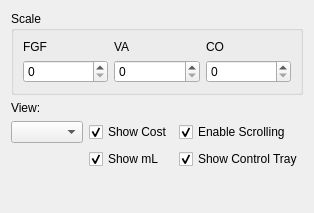
<?xml version="1.0" encoding="UTF-8"?>
<ui version="4.0">
 <class>GasVDefaults</class>
 <widget class="QWidget" name="GasVDefaults">
  <property name="geometry">
   <rect>
    <x>0</x>
    <y>0</y>
    <width>280</width>
    <height>213</height>
   </rect>
  </property>
  <property name="windowTitle">
   <string>Form</string>
  </property>
  <layout class="QGridLayout" name="gridLayout_2">
   <item row="0" column="0">
    <widget class="QGroupBox" name="gbScale">
     <property name="title">
      <string>Scale</string>
     </property>
     <layout class="QGridLayout">
      <property name="margin">
       <number>9</number>
      </property>
      <property name="spacing">
       <number>6</number>
      </property>
      <item row="0" column="0">
       <widget class="QLabel" name="lFGF">
        <property name="text">
         <string>FGF</string>
        </property>
       </widget>
      </item>
      <item row="1" column="2">
       <widget class="QSpinBox" name="sbCO"/>
      </item>
      <item row="0" column="2">
       <widget class="QLabel" name="lCO">
        <property name="text">
         <string>CO</string>
        </property>
       </widget>
      </item>
      <item row="1" column="1">
       <widget class="QSpinBox" name="sbVA"/>
      </item>
      <item row="0" column="1">
       <widget class="QLabel" name="lVA">
        <property name="text">
         <string>VA</string>
        </property>
       </widget>
      </item>
      <item row="1" column="0">
       <widget class="QSpinBox" name="sbFGF"/>
      </item>
     </layout>
    </widget>
   </item>
   <item row="1" column="0">
    <widget class="QLabel" name="lView">
     <property name="text">
      <string>View:</string>
     </property>
    </widget>
   </item>
   <item row="2" column="0">
    <layout class="QGridLayout" name="gridLayout1">
     <item row="0" column="0">
      <widget class="QComboBox" name="cbTime"/>
     </item>
     <item row="0" column="1">
      <widget class="QCheckBox" name="cbShowCost">
       <property name="text">
        <string>Show Cost</string>
       </property>
       <property name="checked">
        <bool>true</bool>
       </property>
      </widget>
     </item>
     <item row="0" column="2">
      <widget class="QCheckBox" name="cbEnableScrolling">
       <property name="text">
        <string>Enable Scrolling</string>
       </property>
       <property name="checked">
        <bool>true</bool>
       </property>
      </widget>
     </item>
     <item row="1" column="1">
      <widget class="QCheckBox" name="cbShowMl">
       <property name="text">
        <string>Show mL</string>
       </property>
       <property name="checked">
        <bool>true</bool>
       </property>
      </widget>
     </item>
     <item row="1" column="2">
      <widget class="QCheckBox" name="cbShowControl">
       <property name="text">
        <string>Show Control Tray</string>
       </property>
       <property name="checked">
        <bool>true</bool>
       </property>
      </widget>
     </item>
    </layout>
   </item>
   <item row="3" column="0">
    <spacer>
     <property name="orientation">
      <enum>Qt::Vertical</enum>
     </property>
     <property name="sizeHint" stdset="0">
      <size>
       <width>254</width>
       <height>21</height>
      </size>
     </property>
    </spacer>
   </item>
  </layout>
 </widget>
 <resources/>
 <connections/>
</ui>
